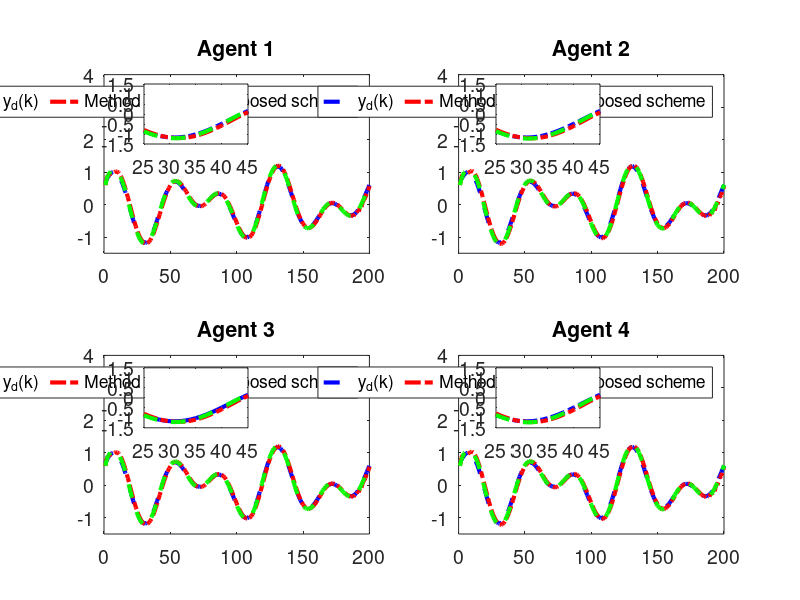

Reproduce this figure in MATLAB.
clc; clear;

% Common Parameters
rho = 7.5;            % Gain for control response
eta = 1;              % Adaptive update speed
lamda = 350;          % Model-free parameter
mu = 0.005;           % Adaptive parameter
epsilon = 1e-5;       % Stability threshold
alpha = 15;           % Smoothing factor for error dynamics
T = 0.1;              % Sampling time
m = 200;              % Time steps
rT = 1024;            % Sample rate
font_size = 14;

% Method 1 (MFAC + SMC) Parameters
gamma1_m1 = 0.45;     % Control gains
gamma2_m1 = 0.15;
gamma3_m1 = 0.45;
gamma4_m1 = 0.15;
beta_m1 = 10;         % Sliding mode coefficient
sigma_m1 = 95;        % Sliding mode parameter
tau_m1 = 1e-5;        % Damping term
n_m1 = 600;           % Data size for Method 1
a_m1 = 0.5;           % Plant parameter
ff_gain_m1 = 0.45;    % Feedforward gain

% Method 2 (MFAC only) Parameters
gamma1_m2 = 0;        % Disable SMC
gamma2_m2 = 0;
gamma3_m2 = 0;
gamma4_m2 = 0;
n_m2 = 1024;          % Data size for Method 2
a_m2 = 0.705;           % Plant parameter
ff_gain_m2 = 0.35;     % Feedforward gain

% Nonlinearity coefficients (same for both methods)
nonlinearity1 = 0.03;
nonlinearity2 = 0.01;
nonlinearity3 = 0.02;
nonlinearity4 = 0.01;

% Initialization for both methods
phi1_m1 = zeros(m+1,1); phi2_m1 = zeros(m+1,1); phi3_m1 = zeros(m+1,1); phi4_m1 = zeros(m+1,1);
mfa1_m1 = zeros(m+1,1); mfa2_m1 = zeros(m+1,1); mfa3_m1 = zeros(m+1,1); mfa4_m1 = zeros(m+1,1);
sm1_m1 = zeros(m,1); sm2_m1 = zeros(m,1); sm3_m1 = zeros(m,1); sm4_m1 = zeros(m,1);
y1_m1 = zeros(m+1,1); y2_m1 = zeros(m+1,1); y3_m1 = zeros(m+1,1); y4_m1 = zeros(m+1,1);
u1_m1 = zeros(m,1); u2_m1 = zeros(m,1); u3_m1 = zeros(m,1); u4_m1 = zeros(m,1);
xi1_m1 = zeros(m,1); xi2_m1 = zeros(m,1); xi3_m1 = zeros(m,1); xi4_m1 = zeros(m,1);
s1_m1 = zeros(m,1); s2_m1 = zeros(m,1); s3_m1 = zeros(m,1); s4_m1 = zeros(m,1);

phi1_m2 = zeros(m+1,1); phi2_m2 = zeros(m+1,1); phi3_m2 = zeros(m+1,1); phi4_m2 = zeros(m+1,1);
mfa1_m2 = zeros(m+1,1); mfa2_m2 = zeros(m+1,1); mfa3_m2 = zeros(m+1,1); mfa4_m2 = zeros(m+1,1);
y1_m2 = zeros(m+1,1); y2_m2 = zeros(m+1,1); y3_m2 = zeros(m+1,1); y4_m2 = zeros(m+1,1);
u1_m2 = zeros(m,1); u2_m2 = zeros(m,1); u3_m2 = zeros(m,1); u4_m2 = zeros(m,1);
xi1_m2 = zeros(m,1); xi2_m2 = zeros(m,1); xi3_m2 = zeros(m,1); xi4_m2 = zeros(m,1);

yd = zeros(m+1,1);

% Desired signal (Reference trajectory)
for k = 1:m+1
    yd(k) = 0.6 * sin(0.05 * pi * k) + 0.6 * cos(0.03 * pi * k);
    % yd(k) = 0.6; % Time-invariant constant reference signalx
end

% Method 1 (MFAC + SMC) Simulation
for k = 1:m
    % Adaptive Gain update
    if k == 1
        phi1_m1(k) = 4.0; phi2_m1(k) = 4.0; phi3_m1(k) = 4.0; phi4_m1(k) = 4.0;
    elseif k == 2
        phi1_m1(k) = phi1_m1(k-1) + (eta * u1_m1(k-1) / (mu + u1_m1(k-1)^2)) * (y1_m1(k) - phi1_m1(k-1)*u1_m1(k-1));
        phi2_m1(k) = phi2_m1(k-1) + (eta * u2_m1(k-1) / (mu + u2_m1(k-1)^2)) * (y2_m1(k) - phi2_m1(k-1)*u2_m1(k-1));
        phi3_m1(k) = phi3_m1(k-1) + (eta * u3_m1(k-1) / (mu + u3_m1(k-1)^2)) * (y3_m1(k) - phi3_m1(k-1)*u3_m1(k-1));
        phi4_m1(k) = phi4_m1(k-1) + (eta * u4_m1(k-1) / (mu + u4_m1(k-1)^2)) * (y4_m1(k) - phi4_m1(k-1)*u4_m1(k-1));
    else
        phi1_m1(k) = phi1_m1(k-1) + (eta * (u1_m1(k-1) - u1_m1(k-2)) / (mu + (u1_m1(k-1) - u1_m1(k-2))^2)) * (y1_m1(k) - y1_m1(k-1) - phi1_m1(k-1) * (u1_m1(k-1) - u1_m1(k-2)));
        phi2_m1(k) = phi2_m1(k-1) + (eta * (u2_m1(k-1) - u2_m1(k-2)) / (mu + (u2_m1(k-1) - u2_m1(k-2))^2)) * (y2_m1(k) - y2_m1(k-1) - phi2_m1(k-1) * (u2_m1(k-1) - u2_m1(k-2)));
        phi3_m1(k) = phi3_m1(k-1) + (eta * (u3_m1(k-1) - u3_m1(k-2)) / (mu + (u3_m1(k-1) - u3_m1(k-2))^2)) * (y3_m1(k) - y3_m1(k-1) - phi3_m1(k-1) * (u3_m1(k-1) - u3_m1(k-2)));
        phi4_m1(k) = phi4_m1(k-1) + (eta * (u4_m1(k-1) - u4_m1(k-2)) / (mu + (u4_m1(k-1) - u4_m1(k-2))^2)) * (y4_m1(k) - y4_m1(k-1) - phi4_m1(k-1) * (u4_m1(k-1) - u4_m1(k-2)));
    end

    % Stability protection
    if k > 2 && (abs(phi1_m1(k)) <= epsilon || abs(u1_m1(k-1) - u1_m1(k-2)) <= epsilon || sign(phi1_m1(k)) ~= sign(phi1_m1(1)))
        phi1_m1(k) = phi1_m1(1);
    end
    if k > 2 && (abs(phi2_m1(k)) <= epsilon || abs(u2_m1(k-1) - u2_m1(k-2)) <= epsilon || sign(phi2_m1(k)) ~= sign(phi2_m1(1)))
        phi2_m1(k) = phi2_m1(1);
    end
    if k > 2 && (abs(phi3_m1(k)) <= epsilon || abs(u3_m1(k-1) - u3_m1(k-2)) <= epsilon || sign(phi3_m1(k)) ~= sign(phi3_m1(1)))
        phi3_m1(k) = phi3_m1(1);
    end
    if k > 2 && (abs(phi4_m1(k)) <= epsilon || abs(u4_m1(k-1) - u4_m1(k-2)) <= epsilon || sign(phi4_m1(k)) ~= sign(phi4_m1(1)))
        phi4_m1(k) = phi4_m1(1);
    end

    % Error dynamics
    xi1_m1(k) = yd(k) - 2*y1_m1(k) + y4_m1(k);
    xi2_m1(k) = y1_m1(k) - 2*y2_m1(k) + y3_m1(k);
    xi3_m1(k) = y2_m1(k) + yd(k) - 2*y3_m1(k);
    xi4_m1(k) = y1_m1(k) + y3_m1(k) - 2*y4_m1(k);

    % Sliding surfaces
    if k == 1
        s1_m1(k) = 0; s2_m1(k) = 0; s3_m1(k) = 0; s4_m1(k) = 0;
    else
        s1_m1(k) = alpha * xi1_m1(k) - xi1_m1(k-1);
        s2_m1(k) = alpha * xi2_m1(k) - xi2_m1(k-1);
        s3_m1(k) = alpha * xi3_m1(k) - xi3_m1(k-1);
        s4_m1(k) = alpha * xi4_m1(k) - xi4_m1(k-1);
    end

    % MFAC updates
    if k == 1
        mfa1_m1(k) = 0; mfa2_m1(k) = 0; mfa3_m1(k) = 0; mfa4_m1(k) = 0;
    else
        mfa1_m1(k) = mfa1_m1(k-1) + (rho * phi1_m1(k)) / (lamda + abs(phi1_m1(k)^2)) * xi1_m1(k);
        mfa2_m1(k) = mfa2_m1(k-1) + (rho * phi2_m1(k)) / (lamda + abs(phi2_m1(k)^2)) * xi2_m1(k);
        mfa3_m1(k) = mfa3_m1(k-1) + (rho * phi3_m1(k)) / (lamda + abs(phi3_m1(k)^2)) * xi3_m1(k);
        mfa4_m1(k) = mfa4_m1(k-1) + (rho * phi4_m1(k)) / (lamda + abs(phi4_m1(k)^2)) * xi4_m1(k);
    end

    % SMC updates
    if k == 1
        sm1_m1(k) = 0; sm2_m1(k) = 0; sm3_m1(k) = 0; sm4_m1(k) = 0;
    else
        sm1_m1(k) = sm1_m1(k-1) + (beta_m1 * phi1_m1(k)) / (sigma_m1 + (phi1_m1(k))^2) * ...
            ( (xi1_m1(k) + (y4_m1(k) - y4_m1(k-1)) + (yd(k+1) - yd(k))) / (1 + 1) ...
            - (xi1_m1(k)) / (alpha * 2) + tau_m1 * sign(s1_m1(k)) );
        sm2_m1(k) = sm2_m1(k-1) + (beta_m1 * phi2_m1(k)) / (sigma_m1 + (phi2_m1(k))^2) * ...
            ( (xi2_m1(k) + (y1_m1(k) - y1_m1(k-1)) + (y3_m1(k) - y3_m1(k-1))) / (1 + 1) ...
            - (xi2_m1(k)) / (alpha * 2) + tau_m1 * sign(s2_m1(k)) );
        sm3_m1(k) = sm3_m1(k-1) + (beta_m1 * phi3_m1(k)) / (sigma_m1 + (phi3_m1(k))^2) * ...
            ( (xi3_m1(k) + (y2_m1(k) - y2_m1(k-1)) + (yd(k+1) - yd(k))) / (1 + 1) ...
            - (xi3_m1(k)) / (alpha * 2) + tau_m1 * sign(s3_m1(k)) );
        sm4_m1(k) = sm4_m1(k-1) + (beta_m1 * phi4_m1(k)) / (sigma_m1 + (phi4_m1(k))^2) * ...
            ( (xi4_m1(k) + (y1_m1(k) - y1_m1(k-1)) + (y3_m1(k) - y3_m1(k-1))) / (1 + 1) ...
            - (xi4_m1(k)) / (alpha * 2) + tau_m1 * sign(s4_m1(k)) );
    end

    % Control signal
    if k == 1
        u1_m1(k) = 0.01; u2_m1(k) = 0.01; u3_m1(k) = 0.01; u4_m1(k) = 0.01;
    else
        u1_m1(k) = mfa1_m1(k) + gamma1_m1 * sm1_m1(k);
        u2_m1(k) = mfa2_m1(k) + gamma2_m1 * sm2_m1(k);
        u3_m1(k) = mfa3_m1(k) + gamma3_m1 * sm3_m1(k);
        u4_m1(k) = mfa4_m1(k) + gamma4_m1 * sm4_m1(k);
    end
    if k == 1
        y1_m1(k) = 0.6; y2_m1(k) = 0.6; y3_m1(k) = 0.6; y4_m1(k) = 0.6;
    end

    % Plant model update
    b1_m1 = 1.2 * n_m1 / (rT * 0.2);
    b2_m1 = 1.2 * n_m1 / (rT * 0.2);
    b3_m1 = 1.2 * n_m1 / (rT * 0.2);
    b4_m1 = 1.2 * n_m1 / (rT * 0.2);
    y1_m1(k+1) = a_m1 * y1_m1(k) + b1_m1 * u1_m1(k) - nonlinearity1 * y1_m1(k)^3 + ff_gain_m1;
    y2_m1(k+1) = a_m1 * y2_m1(k) + b2_m1 * u2_m1(k) - nonlinearity2 * y2_m1(k)^2 + ff_gain_m1;
    y3_m1(k+1) = a_m1 * y3_m1(k) + b3_m1 * u3_m1(k) - nonlinearity3 * y3_m1(k)^3 + ff_gain_m1;
    y4_m1(k+1) = a_m1 * y4_m1(k) + b4_m1 * u4_m1(k) - nonlinearity4 * y4_m1(k)^2 + ff_gain_m1;
end

% Method 2 (MFAC only) Simulation
for k = 1:m
    % Adaptive Gain update
    if k == 1
        phi1_m2(k) = 4.0; phi2_m2(k) = 4.0; phi3_m2(k) = 4.0; phi4_m2(k) = 4.0;
    elseif k == 2
        phi1_m2(k) = phi1_m2(k-1) + (eta * u1_m2(k-1) / (mu + u1_m2(k-1)^2)) * (y1_m2(k) - phi1_m2(k-1)*u1_m2(k-1));
        phi2_m2(k) = phi2_m2(k-1) + (eta * u2_m2(k-1) / (mu + u2_m2(k-1)^2)) * (y2_m2(k) - phi2_m2(k-1)*u2_m2(k-1));
        phi3_m2(k) = phi3_m2(k-1) + (eta * u3_m2(k-1) / (mu + u3_m2(k-1)^2)) * (y3_m2(k) - phi3_m2(k-1)*u3_m2(k-1));
        phi4_m2(k) = phi4_m2(k-1) + (eta * u4_m2(k-1) / (mu + u4_m2(k-1)^2)) * (y4_m2(k) - phi4_m2(k-1)*u4_m2(k-1));
    else
        phi1_m2(k) = phi1_m2(k-1) + (eta * (u1_m2(k-1) - u1_m2(k-2)) / (mu + (u1_m2(k-1) - u1_m2(k-2))^2)) * (y1_m2(k) - y1_m2(k-1) - phi1_m2(k-1) * (u1_m2(k-1) - u1_m2(k-2)));
        phi2_m2(k) = phi2_m2(k-1) + (eta * (u2_m2(k-1) - u2_m2(k-2)) / (mu + (u2_m2(k-1) - u2_m2(k-2))^2)) * (y2_m2(k) - y2_m2(k-1) - phi2_m2(k-1) * (u2_m2(k-1) - u2_m2(k-2)));
        phi3_m2(k) = phi3_m2(k-1) + (eta * (u3_m2(k-1) - u3_m2(k-2)) / (mu + (u3_m2(k-1) - u3_m2(k-2))^2)) * (y3_m2(k) - y3_m2(k-1) - phi3_m2(k-1) * (u3_m2(k-1) - u3_m2(k-2)));
        phi4_m2(k) = phi4_m2(k-1) + (eta * (u4_m2(k-1) - u4_m2(k-2)) / (mu + (u4_m2(k-1) - u4_m2(k-2))^2)) * (y4_m2(k) - y4_m2(k-1) - phi4_m2(k-1) * (u4_m2(k-1) - u4_m2(k-2)));
    end

    % Stability protection
    if k > 2 && (abs(phi1_m2(k)) <= epsilon || abs(u1_m2(k-1) - u1_m2(k-2)) <= epsilon || sign(phi1_m2(k)) ~= sign(phi1_m2(1)))
        phi1_m2(k) = phi1_m2(1);
    end
    if k > 2 && (abs(phi2_m2(k)) <= epsilon || abs(u2_m2(k-1) - u2_m2(k-2)) <= epsilon || sign(phi2_m2(k)) ~= sign(phi2_m2(1)))
        phi2_m2(k) = phi2_m2(1);
    end
    if k > 2 && (abs(phi3_m2(k)) <= epsilon || abs(u3_m2(k-1) - u3_m2(k-2)) <= epsilon || sign(phi3_m2(k)) ~= sign(phi3_m2(1)))
        phi3_m2(k) = phi3_m2(1);
    end
    if k > 2 && (abs(phi4_m2(k)) <= epsilon || abs(u4_m2(k-1) - u4_m2(k-2)) <= epsilon || sign(phi4_m2(k)) ~= sign(phi4_m2(1)))
        phi4_m2(k) = phi4_m2(1);
    end

    % Error dynamics
    xi1_m2(k) = yd(k) - 2*y1_m2(k) + y4_m2(k);
    xi2_m2(k) = y1_m2(k) - 2*y2_m2(k) + y3_m2(k);
    xi3_m2(k) = y2_m2(k) + yd(k) - 2*y3_m2(k);
    xi4_m2(k) = y1_m2(k) + y3_m2(k) - 2*y4_m2(k);

    % MFAC updates
    if k == 1
        mfa1_m2(k) = 0; mfa2_m2(k) = 0; mfa3_m2(k) = 0; mfa4_m2(k) = 0;
    else
        mfa1_m2(k) = mfa1_m2(k-1) + (rho * phi1_m2(k)) / (lamda + abs(phi1_m2(k)^2)) * xi1_m2(k);
        mfa2_m2(k) = mfa2_m2(k-1) + (rho * phi2_m2(k)) / (lamda + abs(phi2_m2(k)^2)) * xi2_m2(k);
        mfa3_m2(k) = mfa3_m2(k-1) + (rho * phi3_m2(k)) / (lamda + abs(phi3_m2(k)^2)) * xi3_m2(k);
        mfa4_m2(k) = mfa4_m2(k-1) + (rho * phi4_m2(k)) / (lamda + abs(phi4_m2(k)^2)) * xi4_m2(k);
    end

    % Control signal
    if k == 1
        u1_m2(k) = 0.01; u2_m2(k) = 0.01; u3_m2(k) = 0.01; u4_m2(k) = 0.01;
    else
        u1_m2(k) = mfa1_m2(k);
        u2_m2(k) = mfa2_m2(k);
        u3_m2(k) = mfa3_m2(k);
        u4_m2(k) = mfa4_m2(k);
    end
    if k == 1
        y1_m2(k) = 0.6; y2_m2(k) = 0.6; y3_m2(k) = 0.6; y4_m2(k) = 0.6;
    end

    % Plant model update
    b1_m2 = 1.2 * n_m2 / (rT * 0.2);
    b2_m2 = 1.2 * n_m2 / (rT * 0.2);
    b3_m2 = 1.2 * n_m2 / (rT * 0.2);
    b4_m2 = 1.2 * n_m2 / (rT * 0.2);
    y1_m2(k+1) = a_m2 * y1_m2(k) + b1_m2 * u1_m2(k) - nonlinearity1 * y1_m2(k)^3 + ff_gain_m2;
    y2_m2(k+1) = a_m2 * y2_m2(k) + b2_m2 * u2_m2(k) - nonlinearity2 * y2_m2(k)^2 + ff_gain_m2;
    y3_m2(k+1) = a_m2 * y3_m2(k) + b3_m2 * u3_m2(k) - nonlinearity3 * y3_m2(k)^3 + ff_gain_m2;
    y4_m2(k+1) = a_m2 * y4_m2(k) + b4_m2 * u4_m2(k) - nonlinearity4 * y4_m2(k)^2 + ff_gain_m2;
end

% Calculate MSE for both methods
mse_xi1_m1 = mean(xi1_m1.^2); mse_xi2_m1 = mean(xi2_m1.^2);
mse_xi3_m1 = mean(xi3_m1.^2); mse_xi4_m1 = mean(xi4_m1.^2);
mse_xi1_m2 = mean(xi1_m2.^2); mse_xi2_m2 = mean(xi2_m2.^2);
mse_xi3_m2 = mean(xi3_m2.^2); mse_xi4_m2 = mean(xi4_m2.^2);

% Print MSE values
fprintf('Method 1 (MFAC + SMC) MSE:\n');
fprintf('xi1: %.10e\n', mse_xi1_m1);
fprintf('xi2: %.10e\n', mse_xi2_m1);
fprintf('xi3: %.10e\n', mse_xi3_m1);
fprintf('xi4: %.10e\n\n', mse_xi4_m1);
fprintf('Method 2 (MFAC only) MSE:\n');
fprintf('xi1: %.10e\n', mse_xi1_m2);
fprintf('xi2: %.10e\n', mse_xi2_m2);
fprintf('xi3: %.10e\n', mse_xi3_m2);
fprintf('xi4: %.10e\n\n', mse_xi4_m2);

% Time vector
t = 1:m+1; t_err = 1:m;

% Plot outputs (y1, y2, y3, y4) for both methods
figure('Position', [100, 100, 1450, 800]);
% zoom_x_start = 90.2; % Start of zoomed x-range
% zoom_x_end = 96.5; % End of zoomed x-range

zoom_x_start = 25; % Start of zoomed x-range
zoom_x_end = 45; % End of zoomed x-range
for i = 1:4
    subplot(2, 2, i);
    plot(t, yd, '--b', 'LineWidth', 3); hold on;
    if i == 1
        plot(t, y1_m2, '-.r', 'LineWidth', 3);
        plot(t, y1_m1, '--g', 'LineWidth', 3);
        
        title('Agent 1'); grid off;
        legend('y_d(k)',  'Method [1]','Proposed scheme','orientation', 'horizontal');
        set(gca, 'FontSize', font_size);
        xlim([0 m]); % X-axis starts from 0
        ylim([-1.5 4]); % Y-axis limits for Agent 1


        axes('Position', [0.18,0.76,0.13,0.10]);
        box on; hold on;
        plot(t, yd, '-.b', 'LineWidth', 3)
        plot(t, y1_m2, '-.r', 'LineWidth', 3);
        plot(t, y1_m1, '--g', 'LineWidth', 3);
        xlim([zoom_x_start zoom_x_end]);
        % yticks([-0.4,0,0.2]);
        set(gca, 'FontSize', font_size);

        
        
    elseif i == 2
        plot(t, y2_m2, '-.r', 'LineWidth', 3);
        plot(t, y2_m1, '--g', 'LineWidth', 3);


        title('Agent 2'); grid off;
        legend('y_d(k)',  'Method [1]','Proposed scheme','orientation', 'horizontal');
        set(gca, 'FontSize', font_size);
        xlim([0 m]); % X-axis starts from 0
        ylim([-1.5 4]); % Y-axis limits for Agent 1

        axes('Position', [0.62,0.76,0.13,0.10]);
        box on; hold on;
        plot(t, yd, '-.b', 'LineWidth', 3)
        plot(t, y2_m2, '-.r', 'LineWidth', 3);
        plot(t, y2_m1, '--g', 'LineWidth', 3);
        xlim([zoom_x_start zoom_x_end]);
        % yticks([-0.4,0,0.2]);
        set(gca, 'FontSize', font_size);
    elseif i == 3
        plot(t, y3_m2, '-.r', 'LineWidth', 3);
        plot(t, y3_m1, '--g', 'LineWidth', 3);

        title('Agent 3'); grid off;
        legend('y_d(k)',  'Method [1]','Proposed scheme','orientation', 'horizontal');
        set(gca, 'FontSize', font_size);
        xlim([0 m]); % X-axis starts from 0
        ylim([-1.5 4]); % Y-axis limits for Agent 1

        axes('Position', [0.18,0.287,0.13,0.10]);
        box on; hold on;
        plot(t, yd, '-b', 'LineWidth', 3)
        plot(t, y3_m2, '-.r', 'LineWidth', 3);
        plot(t, y3_m1, '--g', 'LineWidth', 3);
        xlim([zoom_x_start zoom_x_end]);
        % yticks([-0.4,0,0.2]);
        set(gca, 'FontSize', font_size);
    else
        plot(t, y4_m2, '-.r', 'LineWidth', 3);
        plot(t, y4_m1, '--g', 'LineWidth', 3);

        title('Agent 4'); grid off;
        legend('y_d(k)',  'Method [1]','Proposed scheme','orientation', 'horizontal');
        set(gca, 'FontSize', font_size);
        xlim([0 m]); % X-axis starts from 0
        ylim([-1.5 4]); % Y-axis limits for Agent 1

        axes('Position', [0.62,0.287,0.13,0.10]);
        box on; hold on;
        plot(t, yd, '-.b', 'LineWidth', 3)
        plot(t, y4_m2, '-.r', 'LineWidth', 3);
        plot(t, y4_m1, '--g', 'LineWidth', 3);
        xlim([zoom_x_start zoom_x_end]);
        % yticks([-0.4,0,0.2]);
        set(gca, 'FontSize', font_size);
    end
    % grid off;
    % legend('y_d(k)',  'y (MFAC only)','y (MFAC + SMC)', 'Orientation', 'horizontal');
    % set(gca, 'FontSize', font_size);

end

% Plot error dynamics (xi1, xi2, xi3, xi4) for both methods
% figure('Position', [100, 100, 1500, 750]);
% for i = 1:4
%     subplot(2, 2, i);
%     if i == 1
%         plot(t_err, xi1_m1, '-.g', 'LineWidth', 2.5); hold on;
%         plot(t_err, xi1_m2, '-b', 'LineWidth', 2.5);
%         title('Error Dynamics \xi_1(k)');
%     elseif i == 2
%         plot(t_err, xi2_m1, '-.g', 'LineWidth', 2.5); hold on;
%         plot(t_err, xi2_m2, '-b', 'LineWidth', 2.5);
%         title('Error Dynamics \xi_2(k)');
%     elseif i == 3
%         plot(t_err, xi3_m1, '-.g', 'LineWidth', 2.5); hold on;
%         plot(t_err, xi3_m2, '-b', 'LineWidth', 2.5);
%         title('Error Dynamics \xi_3(k)');
%     else
%         plot(t_err, xi4_m1, '-.g', 'LineWidth', 2.5); hold on;
%         plot(t_err, xi4_m2, '-b', 'LineWidth', 2.5);
%         title('Error Dynamics \xi_4(k)');
%     end
%     grid off;
%     legend('\xi (MFAC + SMC)', '\xi (MFAC only)', 'Orientation', 'horizontal');
%     set(gca, 'FontSize', font_size);
%     xlim([0 m]);
%     ylim([-2 5]);
% end
